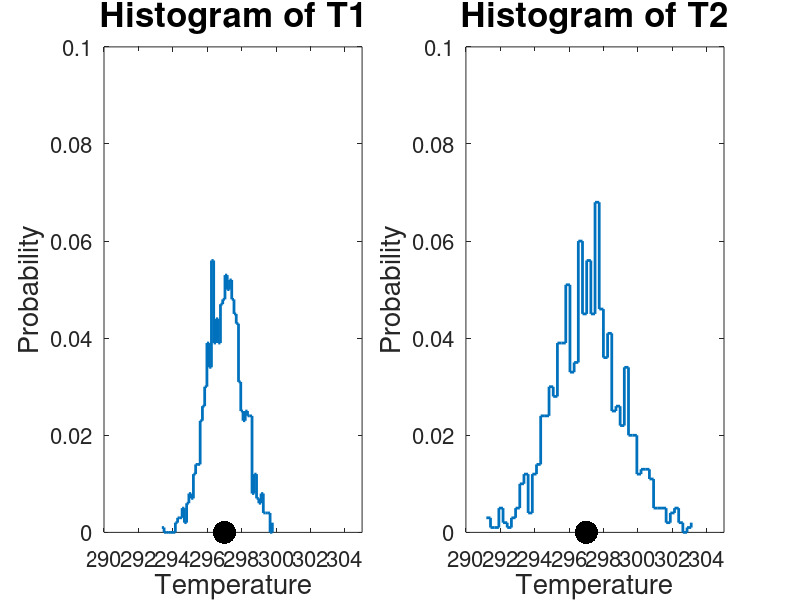
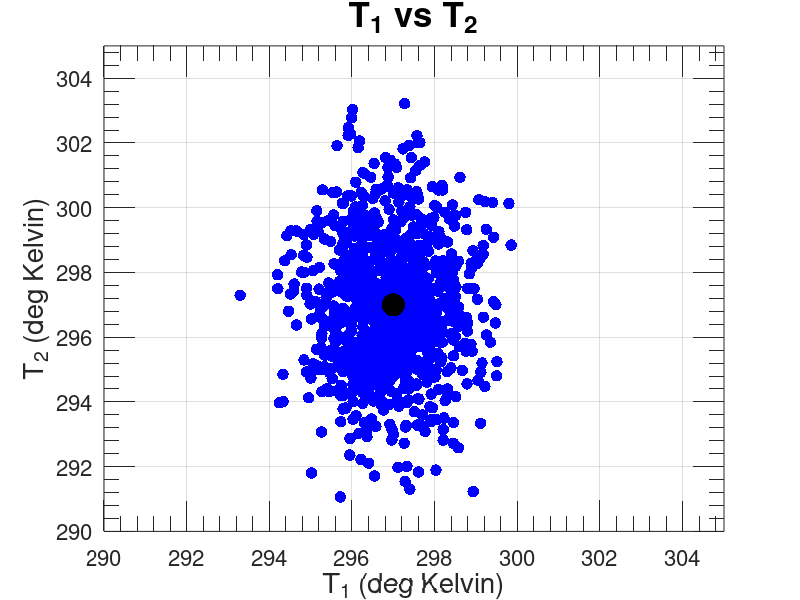
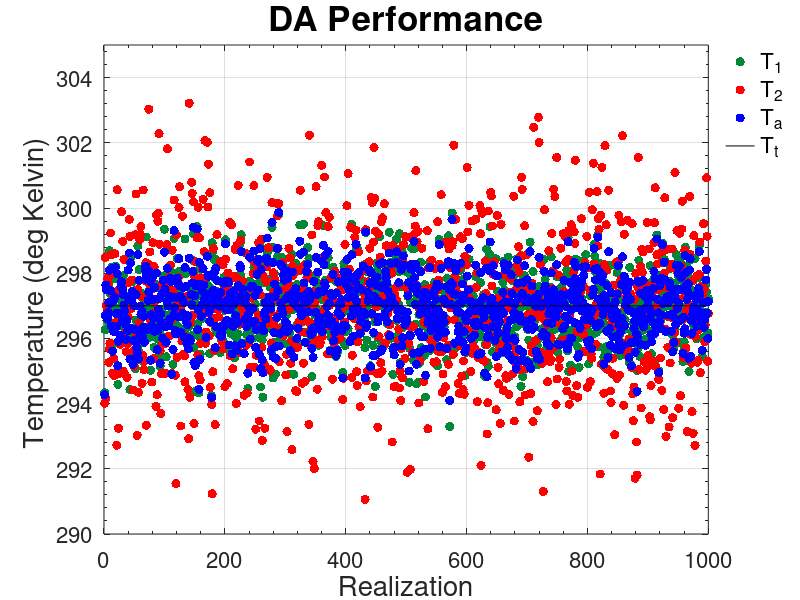

These charts were generated, in order, by the following MATLAB code:
% Class Exercise 1
% Numerical Representation of Toy Example
% 
% See Problem Set in Lecture 003

% Tt is the true value of temperature in the room
% T1 is the measured temperature using thermometer 1 (taiwo's)
% T2 is the measured temperature using thermometer 2 (sam's)

%--------------------------------------------------------------------------
% editable variables
%--------------------------------------------------------------------------

% Set Tt
Tt = 297; % degrees Kelvin (my kind of room temp :) )

% Set e1 and e2 (note: e1 and e2 are random, unbiased and normally
% distributed)

mu1=0;  % mean of e1
mu2=0;  % mean of e2

sigma1 = 1; %2.5; % standard deviation of e1
sigma2 = 2; % standard deviation of e2

nsamples = 1e3; % number of samples (realization)
%--------------------------------------------------------------------------

% generate nsamples of e1 and e2 given their characteristics

% initialize seed (for reproducibility purposes)
j=1;
randn('state',j);

e1 = mu1 + sigma1*randn(nsamples,1);
e2 = mu2 + sigma2*randn(nsamples,1);


% generate nsamples of T1 and T2 (our observations)
T1 = Tt + e1;
T2 = Tt + e2;


% Diagnostics
%--------------------------------------------------------------------------
% check histogram of T1 & T2
figure(1)
clf(1)
subplot(1,2,1);
[n1,x1]=hist(T1,50);
h=stairs(x1,n1./sum(n1));
set(h,'Linewidth',2);
hold on;
plot(Tt,0,'k.','Markersize',50);
xlim([290 305]);
ylim([0 0.1]);
set(gca,'Fontsize',16);
xlabel('Temperature','Fontsize',20);
ylabel('Probability','Fontsize',20);
title('Histogram of T1','Fontsize',25);

subplot(1,2,2);
[n2,x2]=hist(T2,50);
h=stairs(x2,n2./sum(n2));
set(h,'Linewidth',2);
hold on;
plot(Tt,0,'k.','Markersize',50);
xlim([290 305]);
ylim([0 0.1]);
set(gca,'Fontsize',16);
xlabel('Temperature','Fontsize',20);
ylabel('Probability','Fontsize',20);
title('Histogram of T2','Fontsize',25);

figure(2)
clf(2)
plot(T1,T2,'b.','Markersize',25);
hold on;
plot(Tt,Tt,'k.','Markersize',50);
xlim([290 305]);
ylim([290 305]);
grid on;
set(gca,'Fontsize',16);
xlabel('T_1 (deg Kelvin)','Fontsize',20);
ylabel('T_2 (deg Kelvin)','Fontsize',20);
title('T_1 vs T_2','Fontsize',25);
set(gca,'YMinorTick','on');
set(gca,'XMinorTick','on');
set(gca,'TIckLength',[0.05 0.05]);
% check statistics
disp('Mean and Std Deviation of e1');
disp([mean(e1), std(e1)]);
disp('Mean and Std Deviation of e2');
disp([mean(e2), std(e2)]);
disp('Correlation between T1 and T2');
disp(corr(T1,T2));


%--------------------------------------------------------------------------

% Estimate the true temperature as a linear combination of 2 pieces of
% information, i.e.

% Ta = a1*T1 + a2*T2 or Ta = T2 + a1*(T1-T2)
% Since we assume e1 and e2 to be unbiased, it follows that 
% E(T1)=E(T2)=E(Ta)=Tt
% E(Ta)=a1*E(T1)+a2*E(T2)
% Tt = a1*Tt + a2*Tt
% 1 = a1 + a2

% Ta will be the best estimate of Tt if coefficients minimize mean square
% error:
% sigmaa^2 = E[(Ta-Tt)^2]
% 
% E[(Ta-Tt)^2]= E[ ( a1*(T1-Tt) + (1-a1)*(T2-Tt) )^2]
% Solve a1, a2, Ta and sigmaa 
% a1 = sigma2^2/(sigma1^2+sigma2^2);
% a2 = sigma1^2/(sigma1^2+sigma2^2);
% Ta = a1*T1+a2*T2;
% sigmaa = sqrt( (sigma1^2*sigma2^2)/(sigma1^2+sigma2^2);

%==========================================================================

% pretend we dont know sigma2, now assume a different sigma2
inf=1; % change to higher/lower than 1 to reflect over/under estimation
sigma2a=sigma2*inf;

a1 = sigma2a^2/(sigma1^2+sigma2a^2);
a2 = sigma1^2/(sigma1^2+sigma2a^2);

Ta = a1*T1+a2*T2;
sigmaa = sqrt( (sigma1^2*sigma2^2)/(sigma1^2+sigma2^2) );

disp('a1, a2 and sigmaa')
disp([a1, a2, sigmaa]);

% Diagnostics
figure(3)
clf(3)
C=[0,136,55; 202,0,32; 56,108,176]/255; 
plot(T1,'.','Color',C(1,:)','Markersize',20);
hold on;
plot(T2,'r.','Markersize',20);
hold on;
plot(Ta,'b.','Markersize',20);
hold on;
plot([1:length(Ta)],Tt*ones(length(Ta),1),'k-');
ylim([290 305]);
grid on;
set(gca,'Fontsize',16);
ylabel('Temperature (deg Kelvin) ','Fontsize',20);
xlabel('Realization','Fontsize',20);
hl=legend('T_1','T_2','T_a','T_t','Location','BestOutside');
set(hl,'Fontsize',16);
set(hl,'Box','off');
set(gca,'YMinorTick','on');
set(gca,'XMinorTick','on');
title('DA Performance','Fontsize',25);

% Check if our estimate is more accurate
disp(['T1, ',' T2,',' Ta,',' Tt']);
disp([mean(T1),mean(T2),mean(Ta), Tt]);
disp('root mean square errors for T1, T2 and Ta');
disp([ sqrt(mean((T1-Tt).^2)),sqrt(mean((T2-Tt).^2)), sqrt(mean((Ta-Tt).^2)) ]);

%--------------------------------------------------------------------------
% we can also find the coefficients by
X=[T1,T2];
Y=Ta;
num1=cov(X(:,1),Y);
b1 = num1(2,1)/var(X(:,1));
num2=cov(X(:,2),Ta);
b2 = num2(2,1)/var(X(:,2));

% or
betas=X\Y;

% disp('betas')
% disp([b1,b2,betas']);
%--------------------------------------------------------------------------